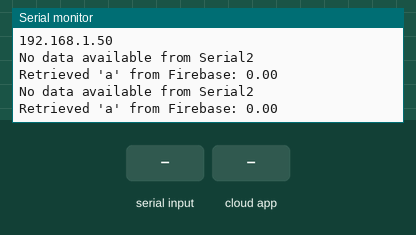
Bench run of a sketch on a simulated ESP32. Parts: the last lines printed to the serial monitor. The inputs (shaded band) are chosen by the test bench. WiFi joins after 1.5 s; servers stay silent unless stated; the Firebase database answers and starts empty.

Above: at 2.7 s.
2.8 s: "90,45\n" received over the second serial link
At 3.5 s:
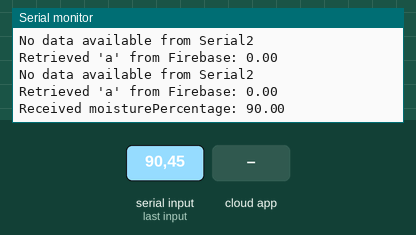
4.3 s: the phone or cloud app sets smts to 25
At 5.3 s:
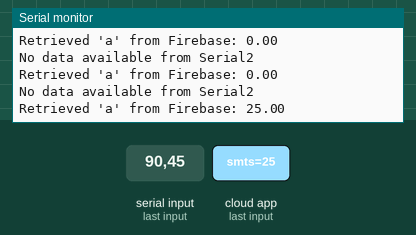
5.8 s: the phone or cloud app sets smts to 50
At 6.6 s:
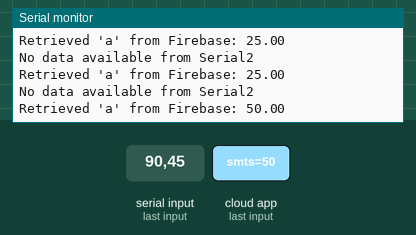
7.3 s: "30,150\n" received over the second serial link
At 7.8 s:
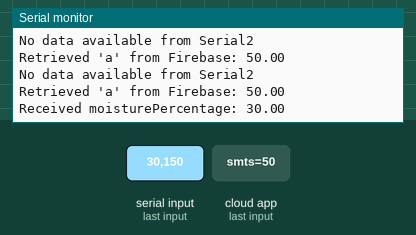
Timing chart, 0 to 9.8 s (numbered marks = the images above; inputs shaded):
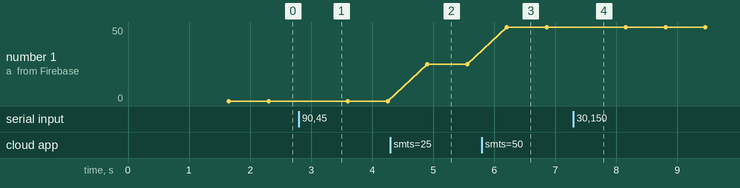

Measured:
- after the input at 2.8 s, the serial monitor: prints a new line at once (image 1)
- after the input at 4.3 s, the serial monitor: prints a new line after 0.61 s (image 2)
- after the input at 5.8 s, the serial monitor: prints a new line after 0.41 s (image 3)
- after the input at 7.3 s, the serial monitor: prints a new line after 0.06 s (image 4)
- plotted number 1: 0 → 25 after the input at 4.3 s, 25 → 50 after the input at 5.8 s

The sketch:

esp.ino
```cpp
#include <IOXhop_FirebaseESP32.h>
#include <WiFi.h>

#define WIFI_SSID ""
#define WIFI_PASSWORD ""
#define FIREBASE_AUTH "ScVI8MzXuczQaFfNl03LP2p7rENzHFDSmFYzo2n3"
#define FIREBASE_HOST "https://grad-bba94-default-rtdb.firebaseio.com/"
#define RXp2 16
#define tXp2 17

float moisturePercentage;
float a;

void setup() {
  Serial.begin(9600);          // Set Serial Monitor window comm speed
  Serial2.begin(9600, SERIAL_8N1, RXp2, tXp2);
  WiFi.begin(WIFI_SSID, WIFI_PASSWORD);
  Serial.println("Connecting to WiFi");
  while (WiFi.status() != WL_CONNECTED) {
    Serial.print(".");
    delay(500);
  }
  Serial.println();
  Serial.println("Connected:");
  Serial.println(WiFi.localIP());
  Firebase.begin(FIREBASE_HOST, FIREBASE_AUTH);
}

void loop() {
  // Reading moisturePercentage from Serial2
if (Serial2.available() > 0) {
  String input = Serial2.readStringUntil('\n'); // Read a line of data from Serial2
  moisturePercentage = input.toFloat(); // Convert the input string to a float
  Serial.print("Received moisturePercentage: ");
  Serial.println(moisturePercentage);

  // Send moisturePercentage to Firebase
  Firebase.setFloat("Humidity", moisturePercentage);
  if (Firebase.failed()) {
    Serial.print("Setting/number failed: ");
    Serial.println(Firebase.error());
    return;
  }
  delay(500); // Small delay to avoid flooding Firebase

  // Clear the serial buffer
  while (Serial2.available() > 0) {
    Serial2.read(); // Read and discard any remaining characters in the buffer
  }
} else {
  Serial.println("No data available from Serial2");
}

  // Retrieve 'a' from Firebase
  a = Firebase.getFloat("smts");
  if (Firebase.failed()) {
    Serial.print("Getting 'a' failed: ");
    Serial.println(Firebase.error());
    return;
  }
  Serial.print("Retrieved 'a' from Firebase: ");
  Serial.println(a);

  // Send 'a' to Arduino via Serial2
  Serial2.print("THRESHOLD:");
  Serial2.println(a);  // Ensure end of line for the receiver to read properly
  delay(500); // Small delay to avoid overwhelming the Arduino
}
```
